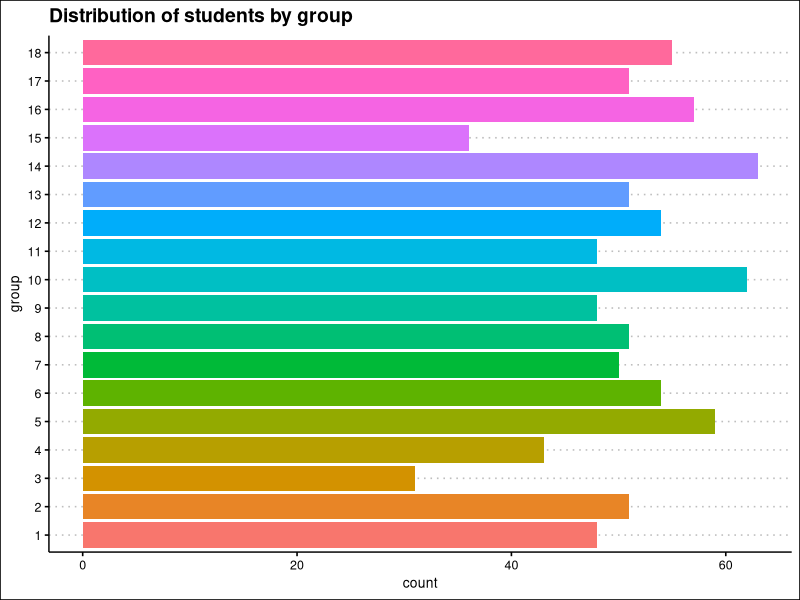
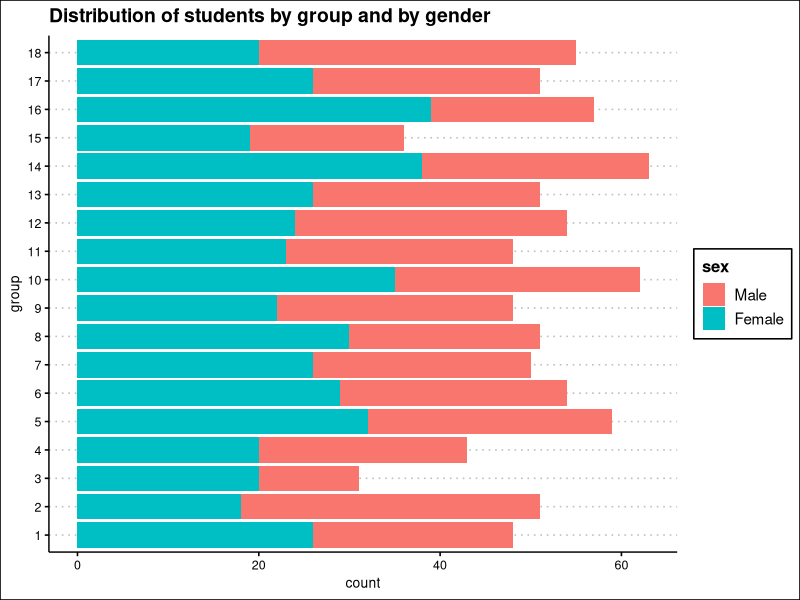
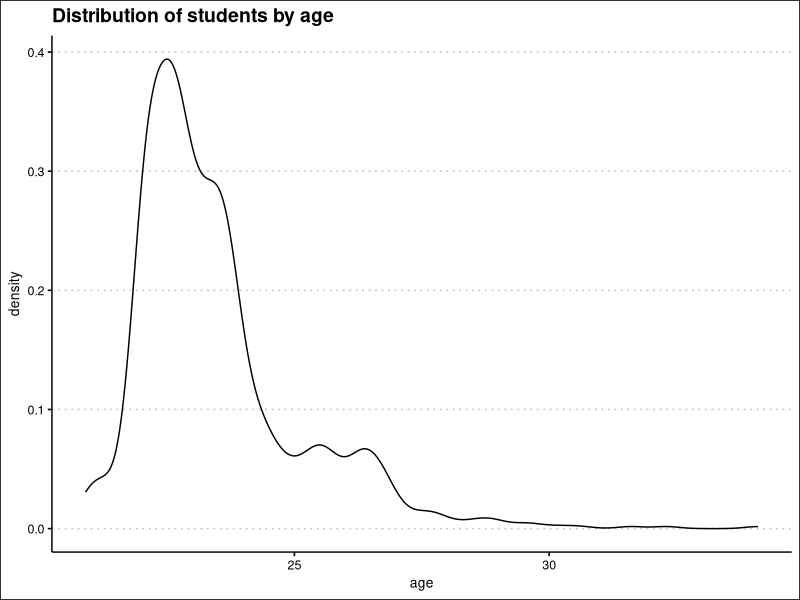
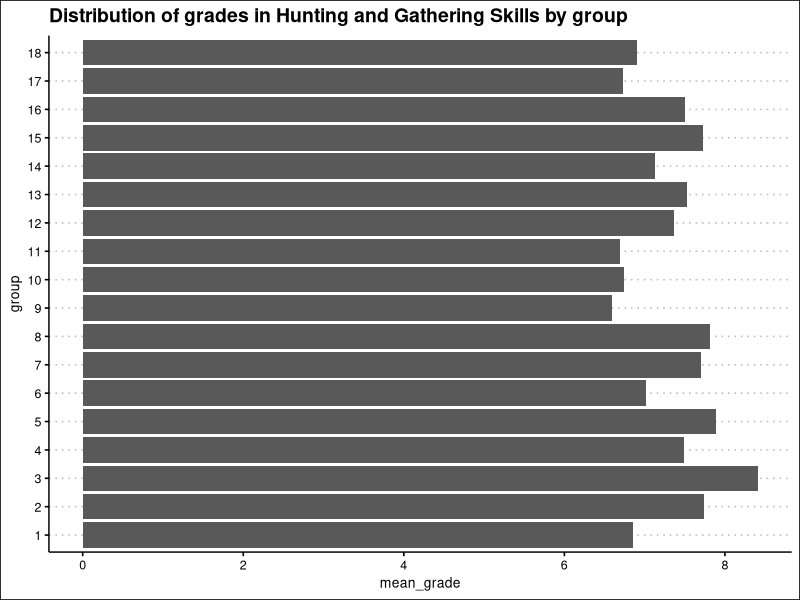
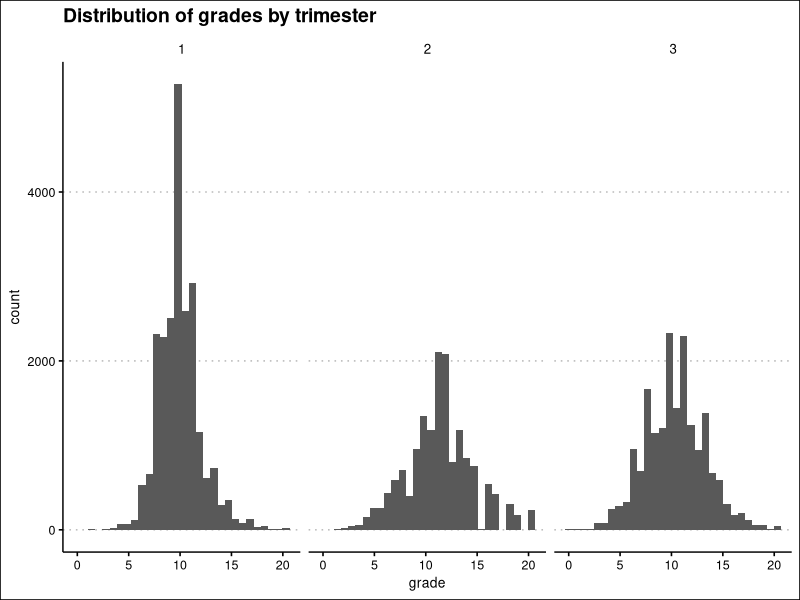
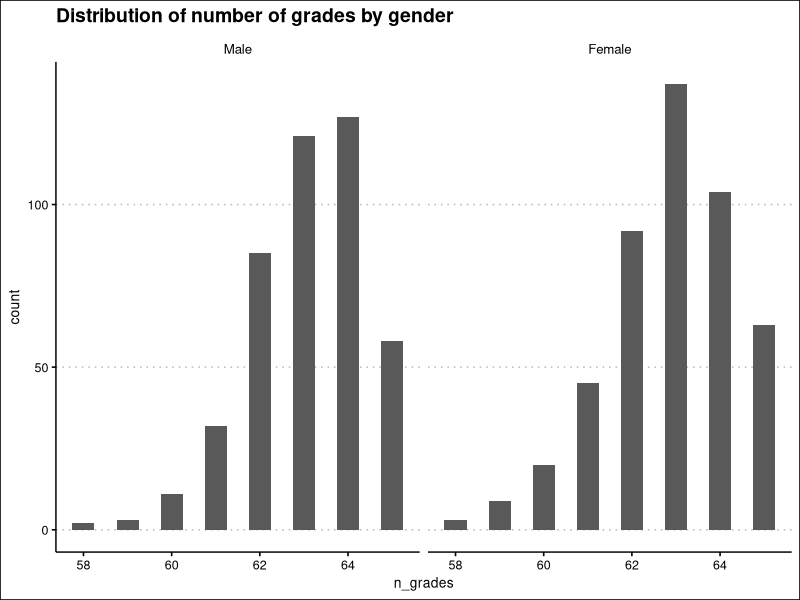
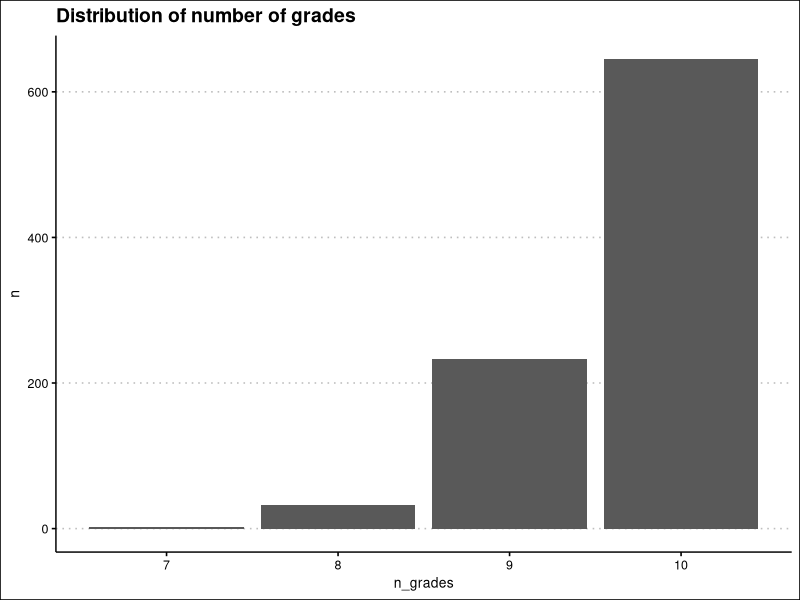
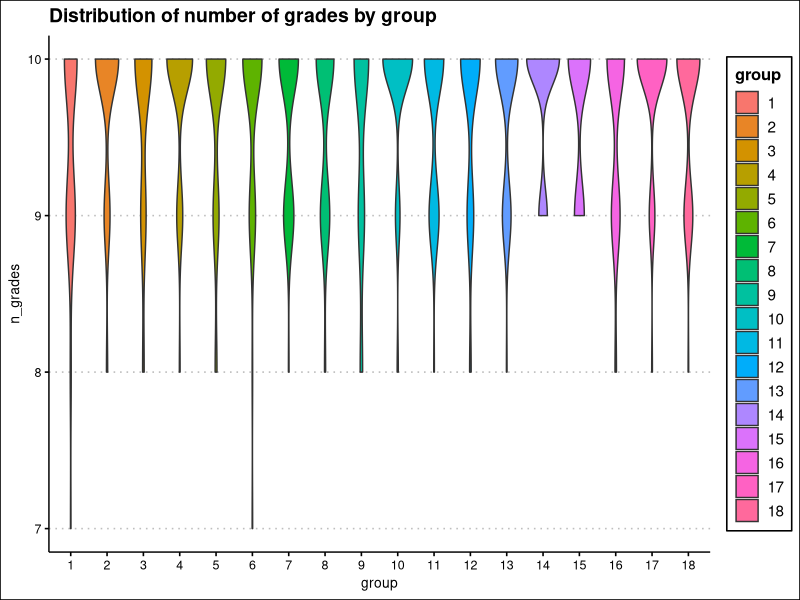

Write the R code that produced these figures, in order.
## ---- chunk 1
#| label: data loading
#| message: false
#| warning: false
  
library(readr)
courses <- read_csv("Database/courses.csv")


## ---- chunk 2
#| label: data display

library(knitr)
kable(courses)

## ---- chunk 3
#| label: Question 3
#| message: false
#| warning: false

library(tidyverse)
students <- read_csv("Database/students.csv")
spec(students)

students <-
  students |>
  mutate(sex = factor(sex, 
                      levels = c("M", "F"),
                      labels = c("Male", "Female")),
         group = factor(group),
         id = as.integer(id))

## ---- chunk 4
#| message: false
#| warning: false

grades <- read_delim("Database/grades.csv", 
    delim = ":", 
    na = "$")

## ---- chunk 5
#| message: false
#| warning: false
library(ggplot2)
library(ggthemes)

ggplot(students, aes(y = group))+
  geom_bar(aes(fill = group))+
  theme_clean()+
  labs(
    title = "Distribution of students by group"
  )+
  theme(legend.position = "none")

## ---- chunk 6
ggplot(students, aes(y = group))+
  geom_bar(aes(fill = sex))+
  theme_clean()+
  labs(
    title = "Distribution of students by group and by gender"
  )
## ---- chunk 7
library(lubridate)

students <-
  students |> 
  mutate(age = round(time_length(today() - birth_date, unit = "year"), 1))

ggplot(students, aes(x=age))+
  geom_density()+
  theme_clean()+
  labs(
    title = "Distribution of students by age"
  )

## ---- chunk 8

age_median <-
  students |> 
  summarise(age_median = median(age), .by = group) |>
  mutate(age_median = as.integer(age_median)) |> 
  arrange(group)

knitr::kable(age_median)

## ---- chunk 9

max_table <-
  students |> 
  slice_max(age, by = group) |> 
  select(!birth_date) |> 
  arrange(desc(age))

knitr::kable(max_table)

## ---- chunk 10

merged <- 
  students |>
  left_join(grades, by = "id") 

merged_Q11 <-
  merged |> 
  filter(course_id == 7) |> 
  summarise(mean_grade = mean(grade, na.rm = TRUE), .by = group )

ggplot(merged_Q11, aes(mean_grade, group))+
  geom_col()+
  theme_clean()+
  labs(
    title = "Distribution of grades in Hunting and Gathering Skills by group"
  )


## ---- chunk 11
merged_full <-
  merged |> 
  left_join(courses, by = "course_id") 

ggplot(merged_full, aes(x=grade))+
  geom_histogram( na.rm=TRUE, binwidth = 0.7)+
  facet_wrap(~trimester)+
  theme_clean()+
  labs(
    title = "Distribution of grades by trimester"
  )
  
## ---- chunk 12
grades_per_student <-
  merged_full |>
  reframe(
    n_grades = sum(!is.na(grade)),
    group = first(group),
    sex   = first(sex),
    .by = id
  ) |>
  select(id, group, sex, n_grades) |>
  arrange(id) 

grades_per_student_13 <-
  grades_per_student |> 
  slice_tail(n = 10) 

knitr::kable(grades_per_student_13)




## ---- chunk 13
ggplot(grades_per_student, aes(n_grades))+
  geom_histogram(binwidth = 0.5)+
  facet_wrap(~sex)+
  theme_clean()+
  labs(
    title = "Distribution of number of grades by gender"
  )
## ---- chunk 14
grades_per_student_15 <-
  merged_full |>
  filter(course_id == 8) |> 
  reframe(
    n_grades = sum(!is.na(grade)),
    group = first(group),
    sex   = first(sex),
    .by = id
  ) |>
  select(id, group, sex, n_grades) |>
  arrange(desc(n_grades)) 

grades_per_student_15_sliced <-
  grades_per_student_15 |> 
  slice_tail(n = 5) 

knitr::kable(grades_per_student_15_sliced)
## ---- chunk 15
grades_per_student_16 <- 
  grades_per_student_15 |> 
  summarise(n = n(), .by =n_grades)

ggplot(grades_per_student_16, aes(n_grades, n))+
  geom_col()+
  theme_clean()+
  labs(
    title = "Distribution of number of grades"
  )
## ---- chunk 16
ggplot(grades_per_student_15, aes(group,n_grades, fill = group))+
  geom_violin()+
  theme_clean()+
  labs(
    title = "Distribution of number of grades by group"
  )
## ---- chunk 17
ggplot(grades_per_student_15, aes(group,n_grades, fill = group))+
  geom_violin()+
  theme_clean()+
  labs(
    title = "Distribution of number of grades by group"
  )+
  facet_wrap(~sex)
## ---- chunk 18

Q19 <-
  merged_full |> 
  reframe(mean = mean(grade, na.rm =TRUE), .by = c(id,course),group = first(group), sex = first(sex)) |> 
  pivot_wider(
    names_from = course,
    values_from = mean
  ) 

Q19_sliced <-
  Q19 |>
  select(1:4) |> 
  slice_tail(n=10)

knitr::kable(Q19_sliced)
  

## ---- chunk 19

ggplot(Q19, aes(`Astronomy and Celestial Navigation`, `Drumming and Music`))+
  geom_point(alpha = 0.6)+
  theme_clean()+
  labs(
    title = "Average grades in Drumming and Music as a function of the average grades in As-
tronomy and Celestial Navigation"
  )

## ---- chunk 20
Q21 <-
  Q19 |> 
  summarise(cor = cor(`Animal Lore and Totemism`,`Earth Magic and Fertility Rituals`), .by =group) 


  knitr::kable(Q21)
## ---- chunk 21

grp <- max(abs(Q21$cor)) # group 15

Q22 <-
  Q19 |> 
  filter(group==15)

ggplot(Q22, aes(`Animal Lore and Totemism`,`Earth Magic and Fertility Rituals`))+
  geom_point(alpha = 0.6)+
  theme_clean()+
  labs(
    title = "Average grades in Earth Magic and Fertility Rituals as a function the average grades in Animal Lore and Totemism in group 15"
  )

## ---- chunk 22
final <-
  Q19 |> 
  reframe(final_grade = sum(3:12)/(12-3), .by = id ,group = first(group), sex = first(sex)) |>
  arrange(desc(final_grade)) |> 
  relocate(final_grade, .after = last_col())
  
## ---- chunk 23
